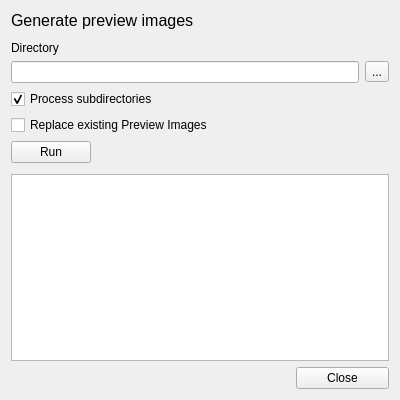
<?xml version="1.0" encoding="UTF-8"?>
<ui version="4.0">
 <class>PreviewProducer</class>
 <widget class="QWidget" name="PreviewProducer">
  <property name="geometry">
   <rect>
    <x>0</x>
    <y>0</y>
    <width>400</width>
    <height>400</height>
   </rect>
  </property>
  <property name="windowTitle">
   <string>Serious Strip Poker</string>
  </property>
  <property name="windowIcon">
   <iconset resource="../pokerth/gui/qt/resources/pokerth.qrc">
    <normaloff>:/misc/program.png</normaloff>:/misc/program.png</iconset>
  </property>
  <layout class="QGridLayout" name="gridLayout">
   <item row="3" column="0" colspan="2">
    <widget class="QLineEdit" name="lineEditDir"/>
   </item>
   <item row="3" column="2" alignment="Qt::AlignTop">
    <widget class="QToolButton" name="buttonSelectDir">
     <property name="text">
      <string>...</string>
     </property>
    </widget>
   </item>
   <item row="1" column="0" colspan="2">
    <spacer name="verticalSpacer_2">
     <property name="orientation">
      <enum>Qt::Vertical</enum>
     </property>
     <property name="sizeType">
      <enum>QSizePolicy::Fixed</enum>
     </property>
     <property name="sizeHint" stdset="0">
      <size>
       <width>20</width>
       <height>5</height>
      </size>
     </property>
    </spacer>
   </item>
   <item row="2" column="0" colspan="2">
    <widget class="QLabel" name="label">
     <property name="text">
      <string>Directory</string>
     </property>
    </widget>
   </item>
   <item row="0" column="0" colspan="2">
    <widget class="QLabel" name="label_2">
     <property name="sizePolicy">
      <sizepolicy hsizetype="Preferred" vsizetype="Preferred">
       <horstretch>0</horstretch>
       <verstretch>0</verstretch>
      </sizepolicy>
     </property>
     <property name="font">
      <font>
       <pointsize>12</pointsize>
      </font>
     </property>
     <property name="text">
      <string>Generate preview images</string>
     </property>
    </widget>
   </item>
   <item row="4" column="0" colspan="3">
    <widget class="QCheckBox" name="checkSubdirectories">
     <property name="text">
      <string>Process subdirectories</string>
     </property>
     <property name="checked">
      <bool>true</bool>
     </property>
    </widget>
   </item>
   <item row="5" column="0" colspan="3">
    <widget class="QCheckBox" name="checkReplace">
     <property name="text">
      <string>Replace existing Preview Images</string>
     </property>
    </widget>
   </item>
   <item row="8" column="0" colspan="3">
    <widget class="QTextBrowser" name="textLog">
     <property name="enabled">
      <bool>true</bool>
     </property>
     <property name="lineWrapMode">
      <enum>QTextEdit::NoWrap</enum>
     </property>
    </widget>
   </item>
   <item row="6" column="0" colspan="3">
    <widget class="QWidget" name="widget_3" native="true">
     <property name="minimumSize">
      <size>
       <width>0</width>
       <height>0</height>
      </size>
     </property>
     <layout class="QHBoxLayout" name="horizontalLayout_2">
      <property name="leftMargin">
       <number>0</number>
      </property>
      <property name="topMargin">
       <number>0</number>
      </property>
      <property name="rightMargin">
       <number>0</number>
      </property>
      <property name="bottomMargin">
       <number>0</number>
      </property>
      <item>
       <widget class="QPushButton" name="buttonRun">
        <property name="sizePolicy">
         <sizepolicy hsizetype="Fixed" vsizetype="Fixed">
          <horstretch>1</horstretch>
          <verstretch>0</verstretch>
         </sizepolicy>
        </property>
        <property name="text">
         <string>Run</string>
        </property>
       </widget>
      </item>
      <item>
       <widget class="QWidget" name="widget_4" native="true">
        <property name="sizePolicy">
         <sizepolicy hsizetype="Preferred" vsizetype="Preferred">
          <horstretch>3</horstretch>
          <verstretch>0</verstretch>
         </sizepolicy>
        </property>
       </widget>
      </item>
     </layout>
    </widget>
   </item>
   <item row="9" column="0" colspan="3">
    <widget class="QWidget" name="widget" native="true">
     <layout class="QHBoxLayout" name="horizontalLayout">
      <property name="leftMargin">
       <number>0</number>
      </property>
      <property name="topMargin">
       <number>0</number>
      </property>
      <property name="rightMargin">
       <number>0</number>
      </property>
      <property name="bottomMargin">
       <number>0</number>
      </property>
      <item>
       <widget class="QWidget" name="widget_2" native="true">
        <property name="sizePolicy">
         <sizepolicy hsizetype="Preferred" vsizetype="Preferred">
          <horstretch>3</horstretch>
          <verstretch>0</verstretch>
         </sizepolicy>
        </property>
       </widget>
      </item>
      <item>
       <widget class="QPushButton" name="buttonClose">
        <property name="sizePolicy">
         <sizepolicy hsizetype="Minimum" vsizetype="Fixed">
          <horstretch>1</horstretch>
          <verstretch>0</verstretch>
         </sizepolicy>
        </property>
        <property name="text">
         <string>Close</string>
        </property>
       </widget>
      </item>
     </layout>
    </widget>
   </item>
   <item row="7" column="0" colspan="2">
    <spacer name="verticalSpacer">
     <property name="orientation">
      <enum>Qt::Vertical</enum>
     </property>
     <property name="sizeType">
      <enum>QSizePolicy::Fixed</enum>
     </property>
     <property name="sizeHint" stdset="0">
      <size>
       <width>20</width>
       <height>5</height>
      </size>
     </property>
    </spacer>
   </item>
  </layout>
 </widget>
 <resources>
  <include location="../pokerth/gui/qt/resources/pokerth.qrc"/>
 </resources>
 <connections/>
</ui>
